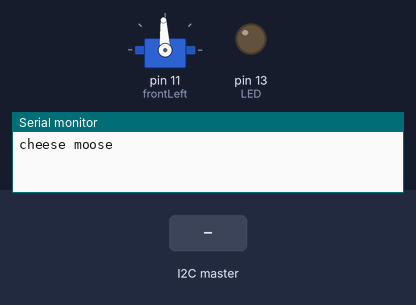
A sketch run on a simulated Arduino Uno, built with avr-gcc and run on an emulated ATmega328P. Parts: servo, output pins drawn as LEDs (lit = HIGH), the last lines printed to the serial monitor. The inputs (shaded band) are chosen by the test bench.

Above: at 8.2 s.
8.3 s: the I2C master sends the byte 1
At 9.1 s:
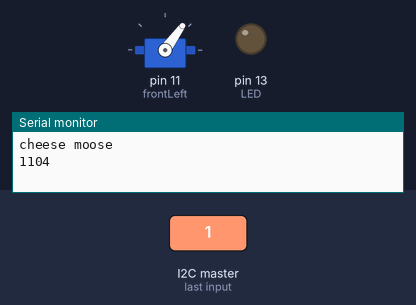
9.8 s: the I2C master sends the byte 200
At 10.3 s:
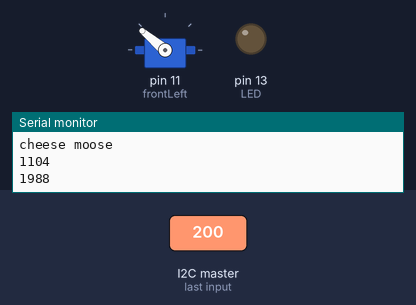
11.3 s: the I2C master sends the byte 0
At 12.5 s:
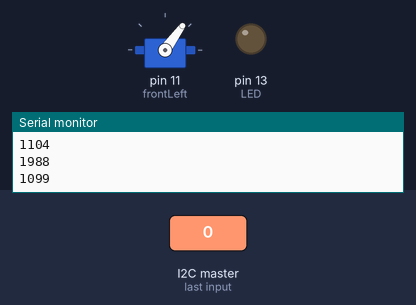
12.8 s: the I2C master sends the byte 90
At 13.8 s:
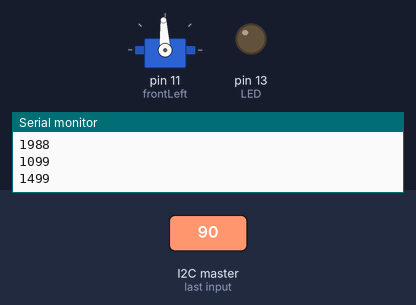
Timing chart, 0 to 15.3 s (numbered marks = the images above; inputs shaded):
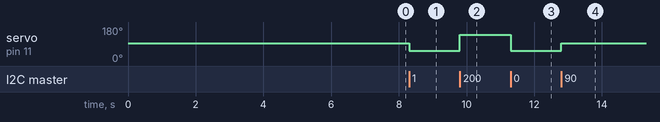

The sketch:

underwater-holonomic-drive-script.ino
```cpp
// Include the required Wire library for I2C
#include <Servo.h>

#include <Wire.h>

Servo frontLeft;  // create servo object to control a servo
Servo frontRight;
Servo backLeft;
Servo backRight;

float fl = 90.0;// 1500
float fr = 90.0;
float bl = 90.0;
float br = 90.0;

int LED = 13;

void setup() {
  // Define the LED pin as Output
  pinMode (LED, OUTPUT);
  // Start the I2C Bus as Slave on address 9
  Wire.begin(9);
  // Attach a function to trigger when something is received.
  Wire.onReceive(receiveEvent);

  frontLeft.attach(11);  // attaches the servo on pin 6 to the servo object
//  frontRight.attach(7);
//  backLeft.attach(13);
//  backRight.attach(5);

  frontLeft.writeMicroseconds(1500);  // attaches the servo on pin 6 to the servo object
  frontRight.writeMicroseconds(1500);
  backLeft.writeMicroseconds(1500);
  backRight.writeMicroseconds(1500);

  delay(7000);

  Serial.begin(9600);
  Serial.println("cheese moose");
}
void receiveEvent(int bytes) {
  int index = 0;
  int thrust[8];
  while (Wire.available()) {
    thrust[index*2] = Wire.read();
    thrust[index*2+1] = Wire.read();
    index ++;
  }

  fl = intJoin(thrust[0], thrust[1]);// = thrust[0] + thrust[1];
  fr = intJoin(thrust[2], thrust[3]);
  bl = intJoin(thrust[4], thrust[5]);
  br = intJoin(thrust[6], thrust[7]);

  // read one character from the I2C
  Serial.println(degToMicro(fl));
//  Serial.println(bytes);
//  Serial.println("printed");
}
void loop() {
  delay(2);
//  //If value received is 0 blink LED for 200 ms
//  if (fl == 0) {
//    digitalWrite(LED, HIGH);
//    delay(200);
//    digitalWrite(LED, LOW);
//    delay(200);
//  }
//  //If value received is 3 blink LED for 400 ms
//  if (fl == 3) {
//    digitalWrite(LED, HIGH);
//    delay(400);
//    digitalWrite(LED, LOW);
//    delay(400);
//  }

  frontLeft.writeMicroseconds(degToMicro(fl));
//  frontRight.write(fr);
//  backLeft.write(bl);
//  backRight.write(br);
}

float intJoin(int intPart, int decimalPart) {
  float flIntPart = (float) intPart;
  float flDecPart = (float) decimalPart;
  return flIntPart + (flDecPart/100);
}

int degToMicro(float deg) {
  int micro = (int) ((deg / 180) * 800 + 1100);
  return micro;
}
```

Measured:
- after the input at 8.3 s, servo on pin 11 (frontLeft): 93° → 54° at once
- after the input at 9.8 s, servo on pin 11 (frontLeft): 54° → 140° at once
- after the input at 11.3 s, servo on pin 11 (frontLeft): 140° → 54° at once
- after the input at 12.8 s, servo on pin 11 (frontLeft): 54° → 93° at once
